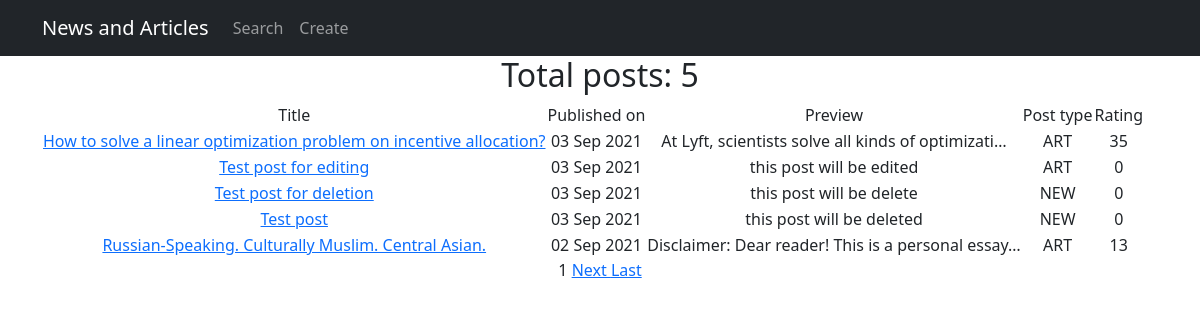
The page /news/ on the database as committed earlier.
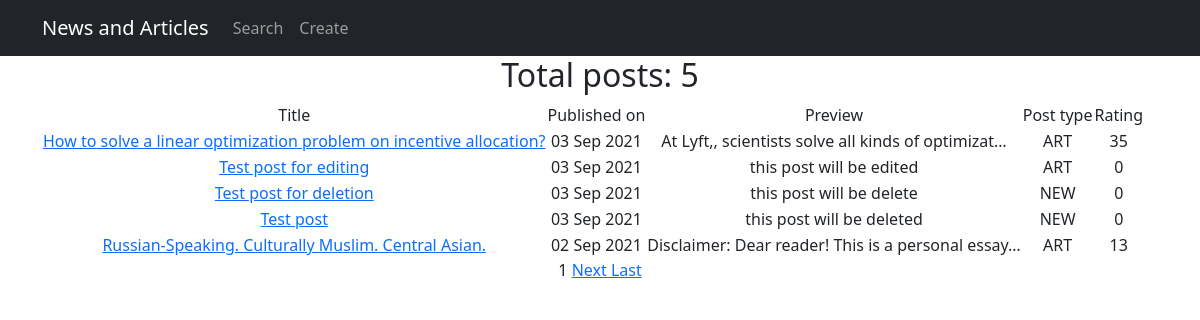
The same page on the database as committed later.
### news/models.py (models this page shows, shortened)
class Post(models.Model):
    author = models.ForeignKey(Author, on_delete=models.CASCADE)
    NEWS = 'NEW'
    ARTICLE = 'ART'
    CATEGORY_CHOICES = [(NEWS, 'NEWS'), (ARTICLE, 'ARTICLE'), ]
    categoryType = models.CharField(max_length=3, choices=CATEGORY_CHOICES, default=NEWS)
    dateCreated = models.DateTimeField(auto_now_add=True)
    postCategory = models.ManyToManyField(Category, through='PostCategory')
    title = models.CharField(max_length=128)
    text = models.TextField()
    rating = models.SmallIntegerField(default=0)
    def get_absolute_url(self):
        return f'/news/{self.id}'

### news/views.py (the view)
# urls.py: path('', PostListView.as_view()),
class PostListView(ListView):
    model = Post
    template_name = 'post_list.html'
    context_object_name = 'news'
    queryset = Post.objects.order_by('-id')
    paginate_by = 5
    def get_context_data(self, **kwargs):
        context = super().get_context_data(**kwargs)
        context['time_created'] = datetime.utcnow()
        return context

### news/templatetags/custom_filters.py (called while the page is built)
@register.filter(name='censor')
def censor(value):
    for word in censor_list:
        value = value.replace(word, replacement_word)
    return value

### templates/post_list.html (shortened to what this page needs)
{% extends 'flatpages/default.html' %}
{% load custom_filters %}
{% block content %}
    {% if news %}
<h2>Total posts: {{news|length}}</h2>
<table>
            <tr>
                <td>
                    Title
                </td>
                <td>
                    Published on
                </td>
                <td>
                    Preview
                </td>
                <td>
                    Post type
                </td>
                <td>
                    Rating
            </tr>
        {% for news in news %}
            <tr>
                <td>
                   <a href="{{ news.get_absolute_url }}"> {{ news.title|censor }} </a>
                </td>
                <td>
                    {{ news.dateCreated|date:'d M Y' }}
                </td>
                <td>
                    {{ news.text|truncatechars:50|censor }}
                </td>
                 <td>
                    {{ news.categoryType }}
                </td>
                <td>
                    {{ news.rating }}
                </td>
            </tr>
        {% endfor %}
        </table>
    {% else %}
        <h2> No news today :( </h2>
    {% endif %}
{% if is_paginated %}
    {% for num in page_obj.paginator.page_range %}
        {% if page_obj.number == num %}
            <a>{{num}}</a>
        {% elif num > page_obj.number|add:'-1' and num < page_obj.number|add:'1' %}
            <a href="?page={{num}}">{{num}}</a>
        {% endif %}
    {% endfor %}
    {% if page_obj.has_next %}
        <a href="?page={{page_obj.next_page_number}}">    Next    </a>
        <a href="?page={{page_obj.paginator.num_pages}}">    Last    </a>
    {% endif %}
{% endif %}
{% endblock content %}

Rows that differ between the two databases and show on the page:
changed Post "How to solve a linear optimization problem on incentive allocation?": text|censor "At Lyft, scientists solve all kinds of optimizati…" → "At Lyft,, scientists solve all kinds of optimizat…"
